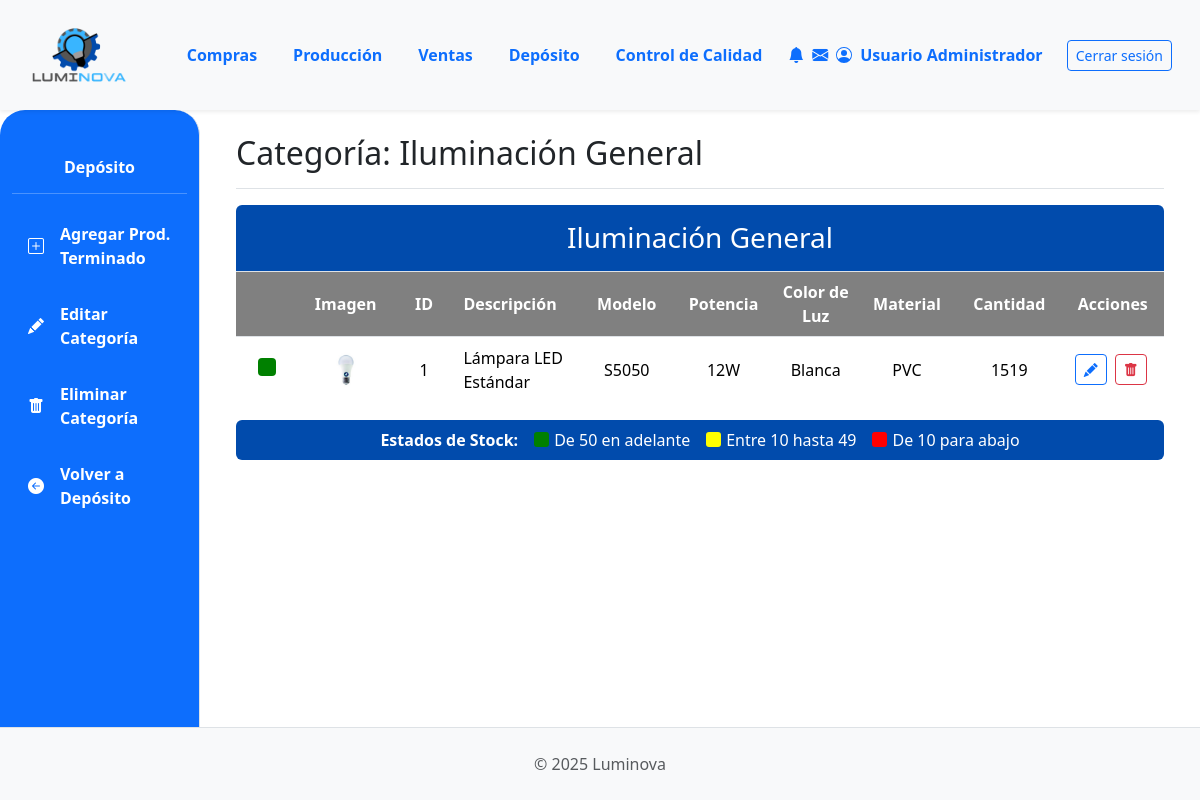
The app's page /deposito/categorias-producto-terminado/1/, older data.
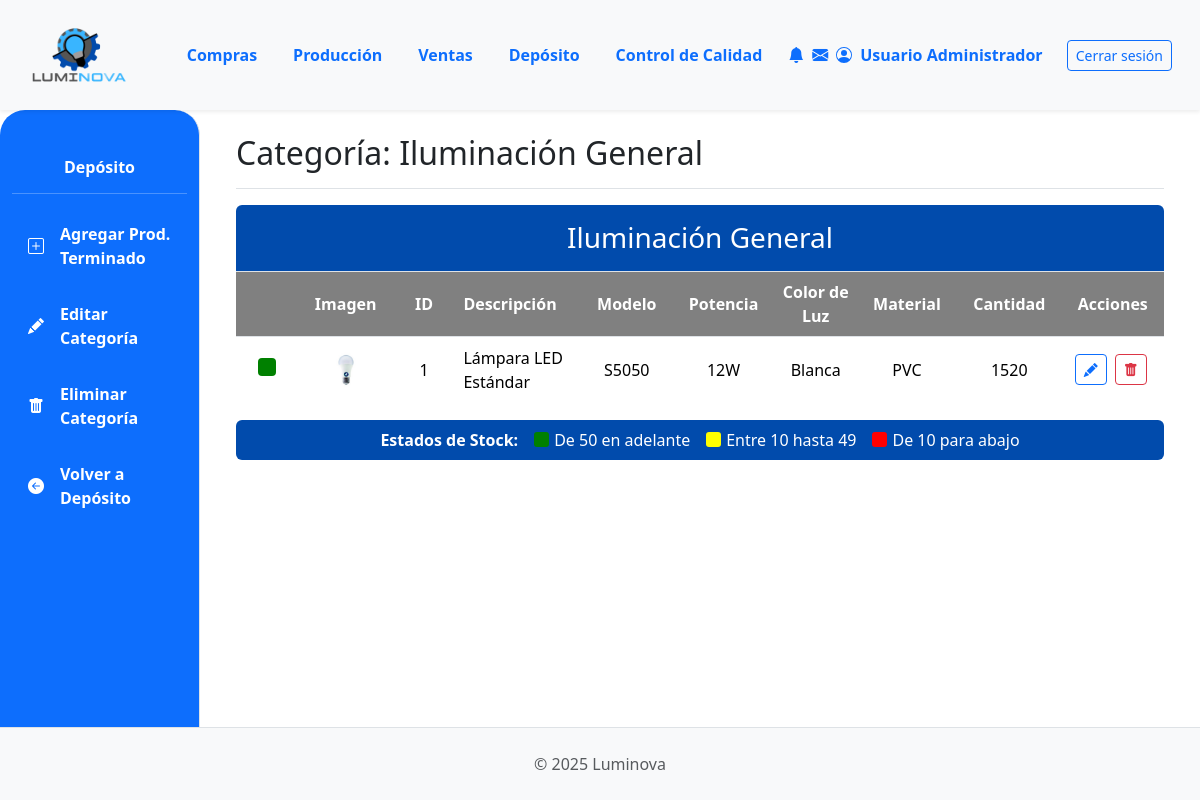
The same page, newer data.
### App_LUMINOVA/models.py (models this page shows, shortened)
class ProductoTerminado(models.Model):
    descripcion = models.CharField(max_length=255)  # Aumentado max_length
    categoria = models.ForeignKey(
        CategoriaProductoTerminado,
        on_delete=models.PROTECT,
        related_name="productos_terminados",
    )
    precio_unitario = models.DecimalField(max_digits=10, decimal_places=2, default=0.00)
    stock = models.IntegerField(default=0)
    modelo = models.CharField(max_length=50, blank=True, null=True)
    potencia = models.IntegerField(blank=True, null=True)
    acabado = models.CharField(max_length=50, blank=True, null=True)
    color_luz = models.CharField(max_length=50, blank=True, null=True)
    material = models.CharField(max_length=50, blank=True, null=True)
    imagen = models.ImageField(null=True, blank=True, upload_to="productos_terminados/")

### App_LUMINOVA/views.py (the view)
# urls.py: path('deposito/categorias-producto-terminado/<int:pk>/', Categoria_PTDetailView.as_view(), name='categoria_pt_detail'),
class Categoria_PTDetailView(DetailView):
    model = CategoriaProductoTerminado
    template_name = 'deposito/categoria_producto_terminado_detail.html'
    context_object_name = 'categoria_PT'
    def get_context_data(self, **kwargs):
        context = super().get_context_data(**kwargs)
        context['productos_de_categoria'] = ProductoTerminado.objects.filter(categoria=self.object)
        return context

### App_LUMINOVA/templates/deposito/categoria_producto_terminado_detail.html (shortened to what the changed rows need)
{% extends 'padre.html' %}
{% load static %}
{% block content %}
<div class="container-fluid">
  <div class="row" style="align-items: flex-start;">
    <div class="col-lg-12 col-md-7 col-12">
        <div class="d-flex justify-content-between flex-wrap flex-md-nowrap align-items-center pb-2 mb-3 border-bottom">
            <h1 class="h2">Categoría: {{ categoria_PT.nombre }}</h1>
        </div>
        {% if productos_de_categoria %}
            <div class="table-responsive rounded">
                <table class="table mb-0">
                    <thead>
                        <tr>
                            <th colspan="10" class="text-center py-3 color-title-depo">
                                <div class="d-flex justify-content-center align-items-center">
                                    <h3 class="mb-0">{{ categoria_PT.nombre }}</h3>
                                </div>
                            </th>
                        </tr>
                        <tr>
                            <th scope="col" class="text-center color-thead-depo"></th>
                            <th scope="col" class="text-center color-thead-depo">Imagen</th>
                            <th scope="col" class="text-center color-thead-depo">ID</th>
                            <th scope="col" class="color-thead-depo">Descripción</th>
                            <th scope="col" class="text-center color-thead-depo">Modelo</th>
                            <th scope="col" class="text-center color-thead-depo">Potencia</th>
                            <th scope="col" class="text-center color-thead-depo">Color de Luz</th>
                            <th scope="col" class="text-center color-thead-depo">Material</th>
                            <th scope="col" class="text-center color-thead-depo">Cantidad</th>
                            <th scope="col" class="text-center color-thead-depo">Acciones</th>
                        </tr>
                    </thead>
                    <tbody>
                        {% for producto in productos_de_categoria %}
                        <tr style="border-bottom: 1px solid rgba(255,255,255,0.2);">
                            <td class="text-center align-middle">
                                {% if producto.stock < 10 %}
                                    <div style="width: 18px; height: 18px; background-color:red; border-radius: 4px; display: inline-block; border: 1px solid #555;" title="Stock: {{ producto.stock }} (Bajo)"></div>
                                {% elif producto.stock < 50 %}
                                    <div style="width: 18px; height: 18px; background-color:yellow; border-radius: 4px; display: inline-block;" title="Stock: {{ producto.stock }} (Medio)"></div>
                                {% else %}
                                    <div style="width: 18px; height: 18px; background-color:green; border-radius: 4px; display: inline-block;" title="Stock: {{ producto.stock }} (Alto)"></div>
                                {% endif %}
                            </td>
                            <td class="text-center align-middle">
                                {% if producto.imagen %}
                                    <img src="{{ producto.imagen.url }}" alt="{{ producto.descripcion }}" style="width: 50px; height: 50px; object-fit: cover; border-radius: 4px;">
                                {% else %}
                                    <img src="{% static 'img/placeholder_producto.png' %}" alt="No image" style="width: 50px; height: 50px; object-fit: cover; border-radius: 4px;">
                                {% endif %}
                            </td>
                            <td class="text-center align-middle">{{ producto.id }}</td>
                            <td class="align-middle">
                                {% if producto.descripcion %}
                                    <span title="{{ producto.descripcion }}">{{ producto.descripcion|truncatewords:10 }}</span>
                                {% else %}
                                    <span title="Sin descripción">N/A</span>
                                {% endif %}
                            </td>
                            <td class="text-center align-middle">{{ producto.modelo|default:"N/A" }}</td>
                            <td class="text-center align-middle">{{ producto.potencia }}W</td>
                            <td class="text-center align-middle">{{ producto.color_luz }}</td>
                            <td class="text-center align-middle">{{ producto.material }}</td>
                            <td class="text-center align-middle">{{ producto.stock }}</td>
                            <td class="text-center align-middle">
                                <a href="{% url 'App_LUMINOVA:producto_terminado_edit' producto.pk %}" class="btn btn-sm btn-outline-primary me-1" title="Editar Producto"><i class="bi bi-pencil-fill"></i></a>
                                <a href="{% url 'App_LUMINOVA:producto_terminado_delete' producto.pk %}" class="btn btn-sm btn-outline-danger me-1" title="Eliminar Producto"><i class="bi bi-trash-fill"></i></a>
                            </td>
                        </tr>
                        {% endfor %}
                    </tbody>
                </table>
            </div>
        {% else %}
            <div class="alert alert-info" role="alert">
                No hay productos terminados registrados en la categoría "{{categoria_PT.nombre}}". Puedes <a href="{% url 'App_LUMINOVA:producto_terminado_create' %}?categoria={{ categoria_PT.id }}" class="alert-link">agregar uno nuevo</a>.
            </div>
        {% endif %}
    </div>
</div>
{% endblock %}

Row changes from the older to the newer data that the page shows:
changed ProductoTerminado "Lámpara LED Estándar": stock "1519" → "1520"
